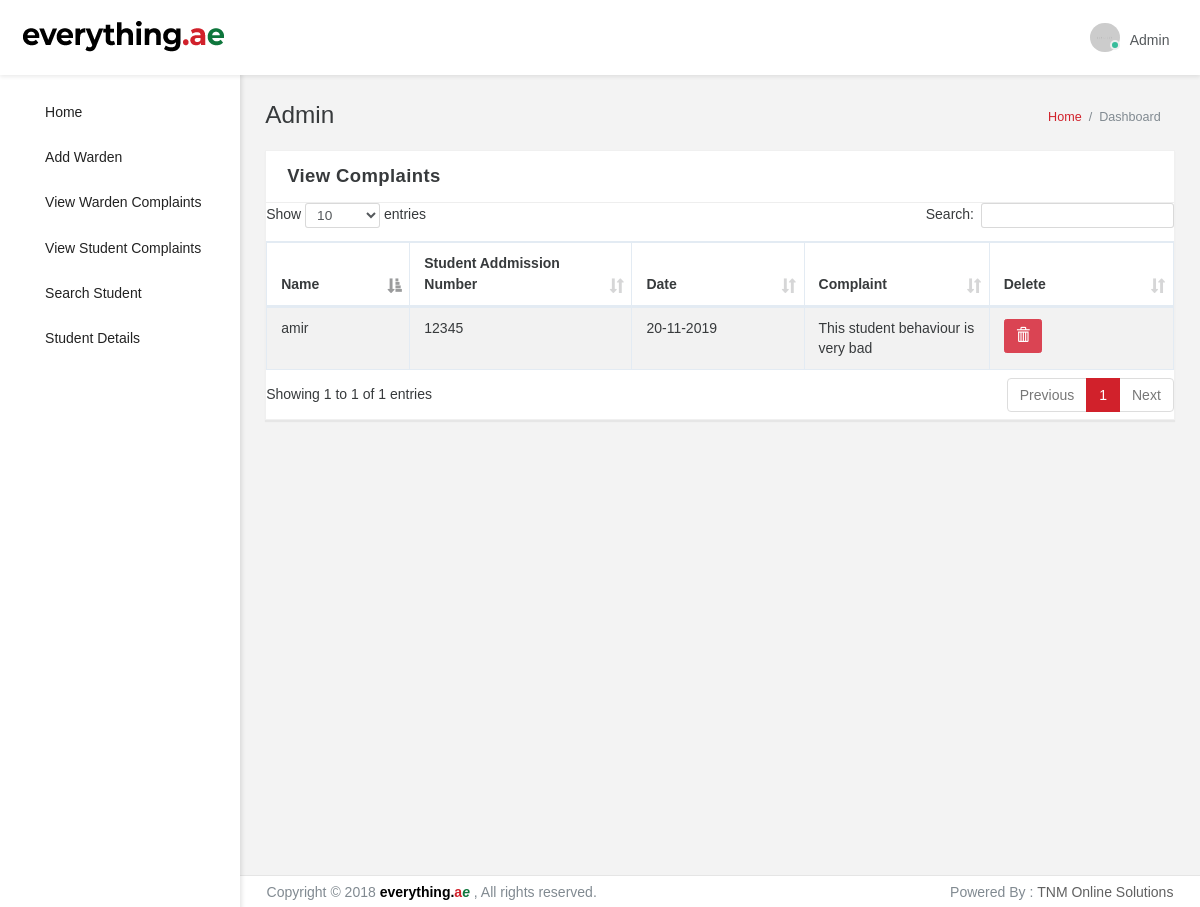
/index.php/viewwardencomplaints, run on the app's committed database.
### tables this page shows
CREATE TABLE `wardencomplaints_tb` (
  `id` int(11) NOT NULL,
  `name` varchar(40) NOT NULL,
  `addmission` varchar(50) NOT NULL,
  `datex` varchar(30) NOT NULL,
  `complaint` varchar(80) NOT NULL
);

### application/controllers/Viewwardencomplaints.php (called while the page is built, shortened)
<?php
class Viewwardencomplaints extends CI_Controller
{
	public function index()
	{
		$data['details']=$this->InsertWcomplaints->view();
		$this->load->view('admin/viewwardencomplaints',$data);
	}
}

### index.php (called while the page is built, shortened)
<?php
require_once BASEPATH.'core/CodeIgniter.php';

### application/models/InsertWcomplaints.php (called while the page is built, shortened)
<?php
class InsertWcomplaints extends CI_Model
{
	public function view()
	{
		$this->db->select('*')->from('wardencomplaints_tb');
		$query=$this->db->get();
		return $query->result();
	}
}
?>

### application/views/admin/viewwardencomplaints.php (the view, shortened to what this page needs)
<!DOCTYPE html>
<html lang="en" data-textdirection="ltr" class="loading">
<head>
<link rel="stylesheet" type="text/css" href="<?=base_url('assets/css/bootstrap.css')?>">
<link rel="stylesheet" type="text/css" href="<?=base_url('assets/fonts/icomoon.css')?>">
<link rel="stylesheet" type="text/css" href="<?=base_url('assets/fonts/font-awesome.min.css')?>">
<link rel="stylesheet" type="text/css" href="<?=base_url('assets/fonts/flag-icon-css/css/flag-icon.min.css')?>">
<link rel="stylesheet" type="text/css" href="<?=base_url('assets/css/pace.css')?>">
<link rel="stylesheet" type="text/css" href="<?=base_url('assets/css/bootstrap-extended.css')?>">
<link rel="stylesheet" type="text/css" href="<?=base_url('assets/css/app.css')?>">
<link rel="stylesheet" type="text/css" href="<?=base_url('assets/css/colors.css')?>">
<link rel="stylesheet" type="text/css" href="<?=base_url('assets/css/summernote.css')?>">
<link rel="stylesheet" type="text/css" href="<?=base_url('assets/css/select2.min.css')?>">
<link rel="stylesheet" type="text/css" href="<?=base_url('assets/css/vertical-menu.css')?>">
<link rel="stylesheet" type="text/css" href="<?=base_url('assets/css/vertical-overlay-menu.css')?>">
<link rel="stylesheet" type="text/css" href="<?=base_url('assets/css/datatables.bootstrap.min.css')?>">
<link rel="stylesheet" type="text/css" href="<?=base_url('assets/css/bootstrap-switch.css')?>">
<link rel="stylesheet" type="text/css" href="<?=base_url('assets/css/style.css')?>">
<link rel="stylesheet" href="<?=base_url('assets/css/bootstrap-datepicker3.min.css')?>">
<link href="<?=base_url('assets/css/jquerysctipttop.css" rel="stylesheet" type="text/css')?>">
<link href="<?=base_url('assets/css/mdtimepicker.css" rel="stylesheet" type="text/css')?>">
</head>
<body data-open="click" data-menu="vertical-menu" data-col="2-columns" class="vertical-layout vertical-menu 2-columns fixed-navbar">
	<nav class="header-navbar navbar navbar-with-menu navbar-fixed-top navbar-light navbar-shadow">
		<div class="navbar-wrapper">
			<div class="navbar-header">
				<ul class="nav navbar-nav">
					<li class="nav-item">
					<a href="index.html" class="navbar-brand nav-link">
					<img alt="branding logo" src="<?=base_url('assets/images/logo/robust-logo-light.png')?>" data-expand="<?=base_url('assets/images/logo/robust-logo-light.png')?>" data-collapse="<?=base_url('assets/images/logo/robust-logo-small.png')?>" class="brand-logo">
					</a>
					</li>
				</ul>
			</div>
			<div class="navbar-container content container-fluid">
				<div id="navbar-mobile" class="collapse navbar-toggleable-sm">
					<ul class="nav navbar-nav">
						<li class="nav-item hidden-sm-down"><a class="nav-link nav-menu-main menu-toggle hidden-xs"><i class="icon-menu5"></i></a></li>
					</ul>
					<ul class="nav navbar-nav float-xs-right">
						<li class="dropdown dropdown-user nav-item"><a href="#" data-toggle="dropdown" class="dropdown-toggle nav-link dropdown-user-link"><span class="avatar avatar-online"><img src="<?=base_url('assets/images/avatar-s-1.png')?>" alt="avatar"><i></i></span><span class="user-name">Admin</span></a>
						</li>
					</ul>
				</div>
			</div>
		</div>
	</nav>
	<div data-scroll-to-active="true" class="main-menu menu-fixed menu-light menu-accordion menu-shadow">
		<div class="main-menu-header">
		</div>
		<div class="main-menu-content">
			<ul id="main-menu-navigation" data-menu="menu-navigation" class="navigation navigation-main">
			<li class=" nav-item"><a href="<?=base_url('Ahomecontrol')?>"><i class="icon-home3"></i><span data-i18n="nav.dash.main" class="menu-title">Home</span></a>
				</li>
				<li class=" nav-item"><a href="<?=base_url('Addwarden')?>"><i class="icon-equalizer"></i><span data-i18n="nav.components.main" class="menu-title">Add Warden</span></a></li>
				<li class=" nav-item"><a href="<?=base_url('Viewwardencomplaints')?>"><i class="icon-sphere"></i><span data-i18n="nav.icons.main" class="menu-title">View Warden Complaints</span></a>
				</li>
				<li class=" nav-item"><a href="<?=base_url('Viewstudentcomplaints')?>"><i class="icon-bullhorn2"></i><span data-i18n="nav.form_layouts.form_layout_basic" class="menu-title">View Student Complaints</span></a>
				</li>
				<li class=" nav-item"><a href="<?=base_url('Searchcntrl')?>"><i class="icon-pen2"></i><span data-i18n="nav.google_charts.main" class="menu-title">Search Student</span></a></li>
				<li class=" nav-item"><a href="business-listing.html"><i class="icon-file-text"></i><span data-i18n="nav.bootstrap_tables.table_basic" class="menu-title">Student Details</span></a>
				</li>
			</ul>
		</div>
	</div>
<div class="app-content content container-fluid">
	<div class="content-wrapper">
		<div class="content-header row">
			<div class="content-header-left col-md-6 col-xs-12 mb-1">
				<h2 class="content-header-title">Admin</h2>
			</div>
			<div class="content-header-right breadcrumbs-right breadcrumbs-top col-md-6 col-xs-12">
				<div class="breadcrumb-wrapper col-xs-12">
					<ol class="breadcrumb">
						<li class="breadcrumb-item"><a href="index.html">Home</a></li>
						<li class="breadcrumb-item active">Dashboard</li>
					</ol>
				</div>
			</div>
		</div>
		<div class="content-body">
			<section id="basic-form-layouts">
				<div class="row match-height">
					<div class="col-xs-12">
						<div class="card">
							<div class="card-header">
								<h4 class="card-title" id="basic-layout-form">View Complaints</h4>
								<div class="heading-elements">
								<ul class="list-inline mb-0">
									<li><a data-action="collapse"><i class="icon-minus4"></i></a></li>
									<li><a data-action="reload"><i class="icon-reload"></i></a></li>
									<li><a data-action="expand"><i class="icon-expand2"></i></a></li>
									<li><a data-action="close"><i class="icon-cross2"></i></a></li>
								</ul>
								</div>
							</div>
									<div class="responsive-table">
										<div id="datatables-example_wrapper" class="dataTables_wrapper form-inline dt-bootstrap no-footer">
											<div class="row">
												<div class="col-sm-12" style="overflow-x: auto;">
													<table id="datatables-example" class="table table-striped table-bordered dataTable no-footer" width="100%" cellspacing="0" role="grid" aria-describedby="datatables-example_info" style="width: 100%;">
														<thead>
															<tr role="row">
																<th class="sorting_asc" tabindex="0" aria-controls="datatables-example" rowspan="1" colspan="1" aria-sort="ascending" aria-label="Name: activate to sort column descending" style="width: 100px;">Name</th>
																<th class="sorting" tabindex="0" aria-controls="datatables-example" rowspan="1" colspan="1" aria-label="Position: activate to sort column ascending" style="width: 180px;">Student Addmission Number</th>
																<th class="sorting" tabindex="0" aria-controls="datatables-example" rowspan="1" colspan="1" aria-label="Office: activate to sort column ascending" style="width: 130px;">Date</th>
																<th class="sorting" tabindex="0" aria-controls="datatables-example" rowspan="1" colspan="1" aria-label="Age: activate to sort column ascending" style="width: 142px;">Complaint</th>
																	<th class="sorting" tabindex="0" aria-controls="datatables-example" rowspan="1" colspan="1" aria-label="Age: activate to sort column ascending" style="width: 142px;">Delete</th>
															</tr>
														</thead>
														<tbody>
															<?php foreach ($details as $key =>$value)
																{
															?>
															<tr role="row" class="odd">
																	<td class="sorting_1"><?= $value->name?></td>
																<td><?= $value->addmission?></td>
																<td><?= $value->datex?></td>
																<td><?= $value->complaint?></td>
																<td>
																<a href="<?=base_url('Viewwardencomplaints/delete/'.$value->id)?>" onclick="return confirm('Are you sure want to delete this post?')"><span style="color:#fff;" class="btn btn-danger glyphicon glyphicon-trash" title="Delete post"></span></a>
																</td>
															</tr>
															<?php
																}
															?>
														</tbody>
													</table>
												</div>
											</div>
										</div>
									</div>
								</div>
							</div>
						</div>
					</div>
				</div>
		</div>
<footer class="footer footer-static footer-light navbar-border">
<p class="clearfix text-muted text-sm-center mb-0 px-2">
	<span class="float-md-left d-xs-block d-md-inline-block">Copyright  &copy; 2018 <a href="" target="_blank" class="text-bold-700 black footer_logo">everything.<span>a</span><i>e</i> </a>, All rights reserved. </span>
	<span class="float-md-right d-xs-block d-md-inline-block">Powered By : <a href="http://tnmonlinesolutions.com/" target="_blank" class="text-bold-500 grey darken-2">TNM Online Solutions </a></span></p>
</footer>
</body>
</html>

### assets/css/app.css (style rules this page uses)
@media (max-width: 1366px) { html { font-size: 14px; } }
html { height: 100%; }
html body { height: 100%; background-color: #F3F3F3; direction: ltr; }
html body.fixed-navbar { padding-top: 75px; }
html body .content { padding: 0; transition: 300ms ease all; backface-visibility: hidden; }
html body .content .content-wrapper { padding: 1.8rem; min-height: 100vh; }
html body .content .content-wrapper .content-header-right { margin-top: 6px; }
*, *:hover, *:focus { outline: none !important; }
*, *::before, *::after { box-sizing: border-box; -moz-box-sizing: border-box; -ms-box-sizing: border-box; -o-box-sizing: border-box; -webkit-box-sizing: border-box; }
footer.footer { padding: 0.4rem; }
footer.navbar-border { border-top: 1px solid rgba(0, 0, 0, 0.1); }
footer.footer-light { background: #FFFFFF; }
.main-menu { z-index: 1000; position: absolute; display: table-cell; }
.main-menu.menu-light { color: #222222; background: #FFFFFF; }
.main-menu.menu-light .main-menu-header { padding: 10px; }
.main-menu.menu-light .navigation { background: #FFFFFF; }
.main-menu.menu-light .navigation li a { color: #222222; }
.main-menu.menu-light .navigation > li { padding: 0; }
.main-menu.menu-light .navigation > li > a { padding: 10px 20px; }
.main-menu.menu-light .navigation > li > a i { position: relative; top: 3px; }
.main-menu.menu-fixed { position: fixed; height: 100%; top: 70px; height: calc(100% - 4rem); }
.main-menu.menu-shadow { box-shadow: 2px 2px 4px rgba(0, 0, 0, 0.1); }
.main-menu .main-menu-content { height: 100%; position: relative; }
.main-menu ul { list-style: none; margin: 0; padding: 0; }
.main-menu ul.navigation-main { overflow-x: hidden; }
.main-menu a { outline: none; }
.navigation { font-size: 1rem; overflow-y: hidden; padding-bottom: 20px; }
.navigation li { position: relative; white-space: nowrap; }
.navigation li a { display: block; text-overflow: ellipsis; overflow: hidden; }
.avatar { position: relative; display: inline-block; width: 30px; white-space: nowrap; border-radius: 1000px; vertical-align: bottom; }
.avatar i { position: absolute; right: -7px; bottom: 2px; width: 10px; height: 10px; border: 2px solid #eceeef; border-radius: 100%; }
.avatar img { width: 100%; max-width: 100%; height: auto; border: 0 none; border-radius: 1000px; }
.avatar-online i { background-color: #37BC9B; }
.ps-container { -ms-touch-action: none; touch-action: none; overflow: hidden !important; -ms-overflow-style: none; }
.ps-theme-dark { -ms-touch-action: none; touch-action: none; overflow: hidden !important; -ms-overflow-style: none; }
@media screen and (min-width: 0px) { body:after { content: "xs - min-width: 0px"; } }
@media screen and (min-width: 544px) { body:after { content: "sm - min-width: 544px"; } }
@media screen and (min-width: 768px) { body:after { content: "md - min-width: 768px"; } }
@media screen and (min-width: 992px) { body:after { content: "lg - min-width: 992px"; } }
@media screen and (min-width: 1200px) { body:after { content: "xl - min-width: 1200px"; } }
body:after { display: none; }

### assets/css/vertical-menu.css (style rules this page uses)
body.vertical-layout.vertical-menu.menu-expanded .navbar .navbar-header { float: left; width: 240px; }
body.vertical-layout.vertical-menu.menu-expanded .navbar .navbar-container { margin-left: 240px; }
body.vertical-layout.vertical-menu.menu-expanded .main-menu { width: 240px; transition: 300ms ease all; backface-visibility: hidden; }
body.vertical-layout.vertical-menu.menu-expanded .main-menu .navigation > li > a > i { margin-right: 12px; float: left; }
body.vertical-layout.vertical-menu.menu-expanded .main-menu .navigation > li > a > i:before { font-size: 1.2rem; }
body.vertical-layout.vertical-menu.menu-expanded .main-menu .navigation > li > a > span { display: inline-block; font-weight: 500; }
body.vertical-layout.vertical-menu.menu-expanded .content, body.vertical-layout.vertical-menu.menu-expanded .footer { margin-left: 240px; }
@media (min-width: 992px) { body.vertical-layout.vertical-menu .main-menu { width: 240px; } }
@media (min-width: 992px) { body.vertical-layout.vertical-menu .navbar .navbar-header { width: 240px; } }
@media (min-width: 992px) { body.vertical-layout.vertical-menu .content, body.vertical-layout.vertical-menu .footer { margin-left: 240px; } }

### assets/css/style.css (style rules this page uses)
body { font-family: 'Montserrat', sans-serif !important; }
.btn { padding: 0.5rem 0.8rem !important; }
.footer_logo span { color: #d1212b !important; }
.footer_logo i { color: #0e763c !important; }

### data on the page
wardencomplaints_tb: name "amir", addmission "12345", datex "20-11-2019", complaint "This student behaviour is very bad"
